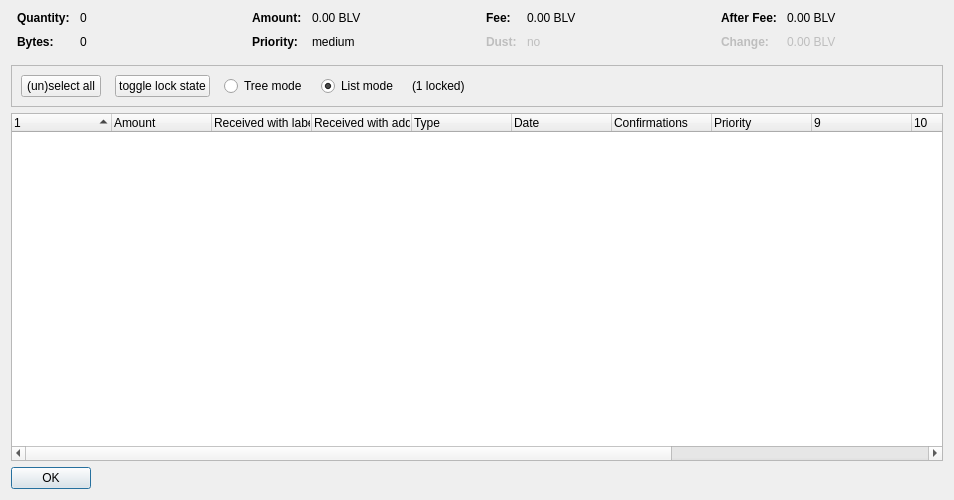
<?xml version="1.0" encoding="UTF-8"?>
<ui version="4.0">
 <class>CoinControlDialog</class>
 <widget class="QDialog" name="CoinControlDialog">
  <property name="geometry">
   <rect>
    <x>0</x>
    <y>0</y>
    <width>954</width>
    <height>500</height>
   </rect>
  </property>
  <property name="windowTitle">
   <string>Coin Selection</string>
  </property>
  <layout class="QVBoxLayout" name="verticalLayout">
   <item>
    <layout class="QHBoxLayout" name="horizontalLayoutTop" stretch="0,0,0,0">
     <property name="topMargin">
      <number>0</number>
     </property>
     <property name="bottomMargin">
      <number>10</number>
     </property>
     <item>
      <layout class="QFormLayout" name="formLayoutCoinControl1">
       <property name="horizontalSpacing">
        <number>10</number>
       </property>
       <property name="verticalSpacing">
        <number>10</number>
       </property>
       <property name="leftMargin">
        <number>6</number>
       </property>
       <property name="rightMargin">
        <number>6</number>
       </property>
       <item row="0" column="0">
        <widget class="QLabel" name="labelCoinControlQuantityText">
         <property name="font">
          <font>
           <weight>75</weight>
           <bold>true</bold>
          </font>
         </property>
         <property name="text">
          <string>Quantity:</string>
         </property>
        </widget>
       </item>
       <item row="0" column="1">
        <widget class="QLabel" name="labelCoinControlQuantity">
         <property name="cursor">
          <cursorShape>IBeamCursor</cursorShape>
         </property>
         <property name="contextMenuPolicy">
          <enum>Qt::ActionsContextMenu</enum>
         </property>
         <property name="text">
          <string notr="true">0</string>
         </property>
         <property name="textInteractionFlags">
          <set>Qt::LinksAccessibleByMouse|Qt::TextSelectableByKeyboard|Qt::TextSelectableByMouse</set>
         </property>
        </widget>
       </item>
       <item row="1" column="0">
        <widget class="QLabel" name="labelCoinControlBytesText">
         <property name="font">
          <font>
           <weight>75</weight>
           <bold>true</bold>
          </font>
         </property>
         <property name="text">
          <string>Bytes:</string>
         </property>
        </widget>
       </item>
       <item row="1" column="1">
        <widget class="QLabel" name="labelCoinControlBytes">
         <property name="cursor">
          <cursorShape>IBeamCursor</cursorShape>
         </property>
         <property name="contextMenuPolicy">
          <enum>Qt::ActionsContextMenu</enum>
         </property>
         <property name="text">
          <string notr="true">0</string>
         </property>
         <property name="textInteractionFlags">
          <set>Qt::LinksAccessibleByMouse|Qt::TextSelectableByKeyboard|Qt::TextSelectableByMouse</set>
         </property>
        </widget>
       </item>
      </layout>
     </item>
     <item>
      <layout class="QFormLayout" name="formLayoutCoinControl2">
       <property name="horizontalSpacing">
        <number>10</number>
       </property>
       <property name="verticalSpacing">
        <number>10</number>
       </property>
       <property name="leftMargin">
        <number>6</number>
       </property>
       <property name="rightMargin">
        <number>6</number>
       </property>
       <item row="0" column="0">
        <widget class="QLabel" name="labelCoinControlAmountText">
         <property name="font">
          <font>
           <weight>75</weight>
           <bold>true</bold>
          </font>
         </property>
         <property name="text">
          <string>Amount:</string>
         </property>
        </widget>
       </item>
       <item row="0" column="1">
        <widget class="QLabel" name="labelCoinControlAmount">
         <property name="cursor">
          <cursorShape>IBeamCursor</cursorShape>
         </property>
         <property name="contextMenuPolicy">
          <enum>Qt::ActionsContextMenu</enum>
         </property>
         <property name="text">
          <string notr="true">0.00 BLV</string>
         </property>
         <property name="textInteractionFlags">
          <set>Qt::LinksAccessibleByMouse|Qt::TextSelectableByKeyboard|Qt::TextSelectableByMouse</set>
         </property>
        </widget>
       </item>
       <item row="1" column="0">
        <widget class="QLabel" name="labelCoinControlPriorityText">
         <property name="font">
          <font>
           <weight>75</weight>
           <bold>true</bold>
          </font>
         </property>
         <property name="text">
          <string>Priority:</string>
         </property>
        </widget>
       </item>
       <item row="1" column="1">
        <widget class="QLabel" name="labelCoinControlPriority">
         <property name="cursor">
          <cursorShape>IBeamCursor</cursorShape>
         </property>
         <property name="contextMenuPolicy">
          <enum>Qt::ActionsContextMenu</enum>
         </property>
         <property name="text">
          <string>medium</string>
         </property>
         <property name="textInteractionFlags">
          <set>Qt::LinksAccessibleByMouse|Qt::TextSelectableByKeyboard|Qt::TextSelectableByMouse</set>
         </property>
        </widget>
       </item>
      </layout>
     </item>
     <item>
      <layout class="QFormLayout" name="formLayoutCoinControl3">
       <property name="horizontalSpacing">
        <number>10</number>
       </property>
       <property name="verticalSpacing">
        <number>10</number>
       </property>
       <property name="leftMargin">
        <number>6</number>
       </property>
       <property name="rightMargin">
        <number>6</number>
       </property>
       <item row="0" column="0">
        <widget class="QLabel" name="labelCoinControlFeeText">
         <property name="font">
          <font>
           <weight>75</weight>
           <bold>true</bold>
          </font>
         </property>
         <property name="text">
          <string>Fee:</string>
         </property>
        </widget>
       </item>
       <item row="0" column="1">
        <widget class="QLabel" name="labelCoinControlFee">
         <property name="cursor">
          <cursorShape>IBeamCursor</cursorShape>
         </property>
         <property name="contextMenuPolicy">
          <enum>Qt::ActionsContextMenu</enum>
         </property>
         <property name="text">
          <string notr="true">0.00 BLV</string>
         </property>
         <property name="textInteractionFlags">
          <set>Qt::LinksAccessibleByMouse|Qt::TextSelectableByKeyboard|Qt::TextSelectableByMouse</set>
         </property>
        </widget>
       </item>
       <item row="1" column="0">
        <widget class="QLabel" name="labelCoinControlLowOutputText">
         <property name="enabled">
          <bool>false</bool>
         </property>
         <property name="font">
          <font>
           <weight>75</weight>
           <bold>true</bold>
          </font>
         </property>
         <property name="text">
          <string>Dust:</string>
         </property>
        </widget>
       </item>
       <item row="1" column="1">
        <widget class="QLabel" name="labelCoinControlLowOutput">
         <property name="enabled">
          <bool>false</bool>
         </property>
         <property name="cursor">
          <cursorShape>IBeamCursor</cursorShape>
         </property>
         <property name="contextMenuPolicy">
          <enum>Qt::ActionsContextMenu</enum>
         </property>
         <property name="text">
          <string>no</string>
         </property>
         <property name="textInteractionFlags">
          <set>Qt::LinksAccessibleByMouse|Qt::TextSelectableByKeyboard|Qt::TextSelectableByMouse</set>
         </property>
        </widget>
       </item>
      </layout>
     </item>
     <item>
      <layout class="QFormLayout" name="formLayoutCoinControl4">
       <property name="horizontalSpacing">
        <number>10</number>
       </property>
       <property name="verticalSpacing">
        <number>10</number>
       </property>
       <property name="leftMargin">
        <number>6</number>
       </property>
       <property name="rightMargin">
        <number>6</number>
       </property>
       <item row="0" column="0">
        <widget class="QLabel" name="labelCoinControlAfterFeeText">
         <property name="font">
          <font>
           <weight>75</weight>
           <bold>true</bold>
          </font>
         </property>
         <property name="text">
          <string>After Fee:</string>
         </property>
        </widget>
       </item>
       <item row="0" column="1">
        <widget class="QLabel" name="labelCoinControlAfterFee">
         <property name="cursor">
          <cursorShape>IBeamCursor</cursorShape>
         </property>
         <property name="contextMenuPolicy">
          <enum>Qt::ActionsContextMenu</enum>
         </property>
         <property name="text">
          <string notr="true">0.00 BLV</string>
         </property>
         <property name="textInteractionFlags">
          <set>Qt::LinksAccessibleByMouse|Qt::TextSelectableByKeyboard|Qt::TextSelectableByMouse</set>
         </property>
        </widget>
       </item>
       <item row="1" column="0">
        <widget class="QLabel" name="labelCoinControlChangeText">
         <property name="enabled">
          <bool>false</bool>
         </property>
         <property name="font">
          <font>
           <weight>75</weight>
           <bold>true</bold>
          </font>
         </property>
         <property name="text">
          <string>Change:</string>
         </property>
        </widget>
       </item>
       <item row="1" column="1">
        <widget class="QLabel" name="labelCoinControlChange">
         <property name="enabled">
          <bool>false</bool>
         </property>
         <property name="cursor">
          <cursorShape>IBeamCursor</cursorShape>
         </property>
         <property name="contextMenuPolicy">
          <enum>Qt::ActionsContextMenu</enum>
         </property>
         <property name="text">
          <string notr="true">0.00 BLV</string>
         </property>
         <property name="textInteractionFlags">
          <set>Qt::LinksAccessibleByMouse|Qt::TextSelectableByKeyboard|Qt::TextSelectableByMouse</set>
         </property>
        </widget>
       </item>
      </layout>
     </item>
    </layout>
   </item>
   <item>
    <widget class="QFrame" name="frame">
     <property name="minimumSize">
      <size>
       <width>0</width>
       <height>40</height>
      </size>
     </property>
     <property name="frameShape">
      <enum>QFrame::StyledPanel</enum>
     </property>
     <property name="frameShadow">
      <enum>QFrame::Sunken</enum>
     </property>
     <layout class="QHBoxLayout" name="horizontalLayout">
      <item>
       <layout class="QHBoxLayout" name="horizontalLayoutPanel" stretch="0,0,0,0,0,0">
        <property name="spacing">
         <number>14</number>
        </property>
        <item>
         <widget class="QPushButton" name="pushButtonSelectAll">
          <property name="sizePolicy">
           <sizepolicy hsizetype="Maximum" vsizetype="Fixed">
            <horstretch>0</horstretch>
            <verstretch>0</verstretch>
           </sizepolicy>
          </property>
          <property name="text">
           <string>(un)select all</string>
          </property>
          <property name="autoDefault">
           <bool>false</bool>
          </property>
         </widget>
        </item>
        <item>
         <widget class="QPushButton" name="pushButtonToggleLock">
          <property name="sizePolicy">
           <sizepolicy hsizetype="Maximum" vsizetype="Fixed">
            <horstretch>0</horstretch>
            <verstretch>0</verstretch>
           </sizepolicy>
          </property>
          <property name="text">
           <string>toggle lock state</string>
          </property>
          <property name="autoDefault">
           <bool>false</bool>
          </property>
         </widget>
        </item>
        <item>
         <widget class="QRadioButton" name="radioTreeMode">
          <property name="sizePolicy">
           <sizepolicy hsizetype="Maximum" vsizetype="Fixed">
            <horstretch>0</horstretch>
            <verstretch>0</verstretch>
           </sizepolicy>
          </property>
          <property name="text">
           <string>Tree mode</string>
          </property>
         </widget>
        </item>
        <item>
         <widget class="QRadioButton" name="radioListMode">
          <property name="sizePolicy">
           <sizepolicy hsizetype="Maximum" vsizetype="Fixed">
            <horstretch>0</horstretch>
            <verstretch>0</verstretch>
           </sizepolicy>
          </property>
          <property name="text">
           <string>List mode</string>
          </property>
          <property name="checked">
           <bool>true</bool>
          </property>
         </widget>
        </item>
        <item>
         <widget class="QLabel" name="labelLocked">
          <property name="text">
           <string>(1 locked)</string>
          </property>
         </widget>
        </item>
        <item>
         <spacer name="horizontalSpacer">
          <property name="orientation">
           <enum>Qt::Horizontal</enum>
          </property>
          <property name="sizeHint" stdset="0">
           <size>
            <width>40</width>
            <height>20</height>
           </size>
          </property>
         </spacer>
        </item>
       </layout>
      </item>
     </layout>
    </widget>
   </item>
   <item>
    <widget class="CoinControlTreeWidget" name="treeWidget">
     <property name="contextMenuPolicy">
      <enum>Qt::CustomContextMenu</enum>
     </property>
     <property name="sortingEnabled">
      <bool>false</bool>
     </property>
     <property name="columnCount">
      <number>13</number>
     </property>
     <attribute name="headerShowSortIndicator" stdset="0">
      <bool>true</bool>
     </attribute>
     <attribute name="headerStretchLastSection">
      <bool>false</bool>
     </attribute>
     <column>
      <property name="text">
       <string/>
      </property>
     </column>
     <column>
      <property name="text">
       <string>Amount</string>
      </property>
     </column>
     <column>
      <property name="text">
       <string>Received with label</string>
      </property>
     </column>
     <column>
      <property name="text">
       <string>Received with address</string>
      </property>
     </column>
     <column>
      <property name="text">
       <string>Type</string>
      </property>
     </column>
     <column>
      <property name="text">
       <string>Date</string>
      </property>
     </column>
     <column>
      <property name="text">
       <string>Confirmations</string>
      </property>
      <property name="toolTip">
       <string>Confirmed</string>
      </property>
     </column>
     <column>
      <property name="text">
       <string>Priority</string>
      </property>
     </column>
     <column>
      <property name="text">
       <string/>
      </property>
     </column>
     <column>
      <property name="text">
       <string/>
      </property>
     </column>
     <column>
      <property name="text">
       <string/>
      </property>
     </column>
     <column>
      <property name="text">
       <string/>
      </property>
     </column>
     <column>
      <property name="text">
       <string/>
      </property>
     </column>
    </widget>
   </item>
   <item>
    <widget class="QDialogButtonBox" name="buttonBox">
     <property name="sizePolicy">
      <sizepolicy hsizetype="Maximum" vsizetype="Fixed">
       <horstretch>0</horstretch>
       <verstretch>0</verstretch>
      </sizepolicy>
     </property>
     <property name="orientation">
      <enum>Qt::Horizontal</enum>
     </property>
     <property name="standardButtons">
      <set>QDialogButtonBox::Ok</set>
     </property>
    </widget>
   </item>
  </layout>
 </widget>
 <customwidgets>
  <customwidget>
   <class>CoinControlTreeWidget</class>
   <extends>QTreeWidget</extends>
   <header>coincontroltreewidget.h</header>
  </customwidget>
 </customwidgets>
 <resources/>
 <connections/>
</ui>
